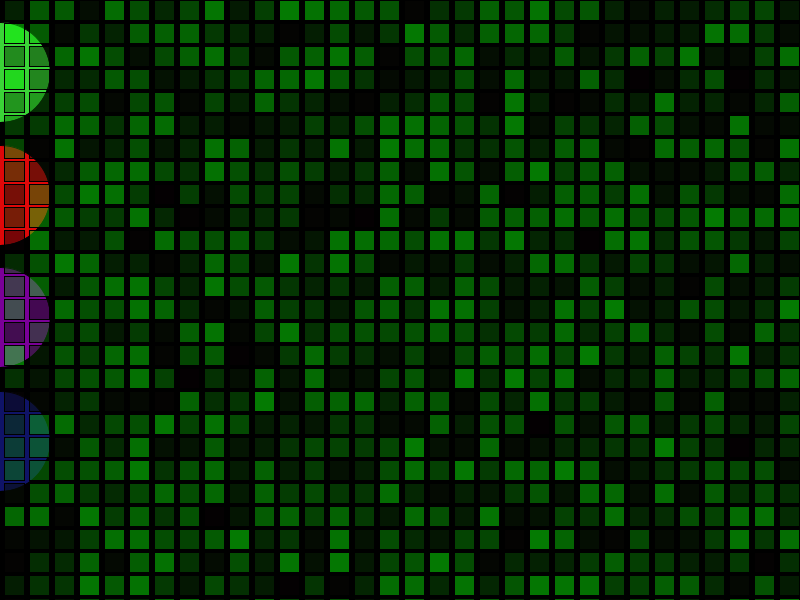
Frame 1 (no input)
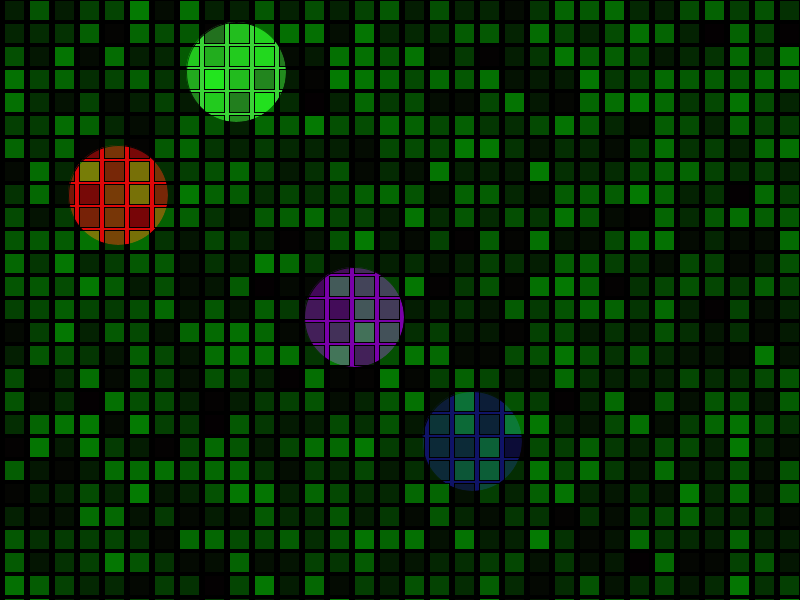
Frame 60 (the mouse pressed at the canvas centre just before this capture)
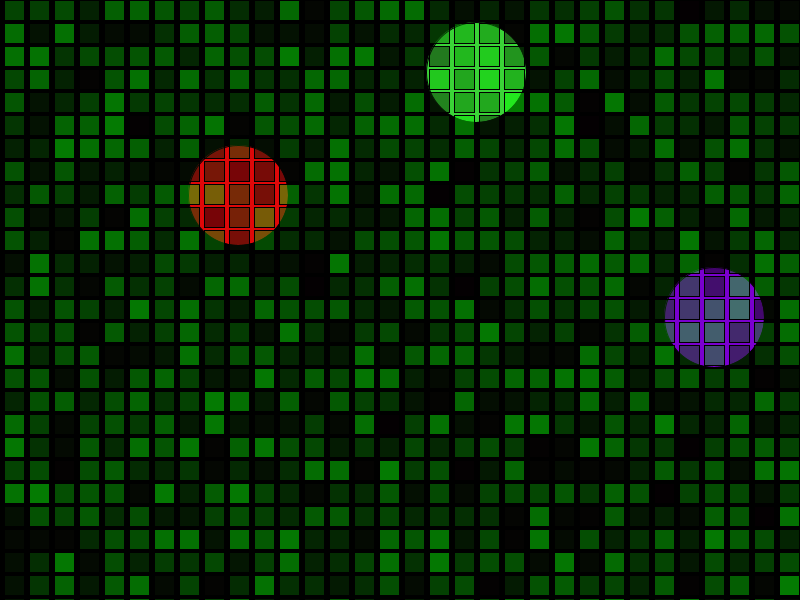
Frame 120 (the mouse held since frame 60 and released just before this capture)

The Processing sketch that drew these frames (run headless with seeded random() and noise(); from frame 60 on, the mouse is pressed at the canvas centre):

// Processing sketch: processing_45422
// ── processing_45422.pde

int e=0;
int w=0;
int u=0;
int t=0;

void setup(){   

size (800, 600); 

}

void draw (){
background (0);  

{ 
   fill (131,0, random (255),237);
   ellipse (e,317,100,100);  
e=e+6;
if (e >= width + 100) {
  e=-100; 
 }


{ 
   fill (222,8,9);
   ellipse (u,195,100,100);  
u=u+2;
if (u >= width + 100) {
  u=-100; 
 }
 
 { 
   fill (15,19,103);
   ellipse (w,441,100,100); 
w=w+8;
if (w >= width + 100) {
  w=-100; 
 }
 { 
   fill (58,212, 55);
   ellipse (t,72,100,100);  
t=t+4;
if (t >= width + 100) {
  t=-100; 
 }

{ for (int x = 2; x < 650; x= x+3);{   
for (int x = 4; x < 800; x= x+25){  
 for (int y=0; y <800; y= y +23){ 
  
 fill (8,random (255 ),5,123);
  
rect (x,y,20,20);
 
 
 }
}
}
}
}
}
}
}
}
                
